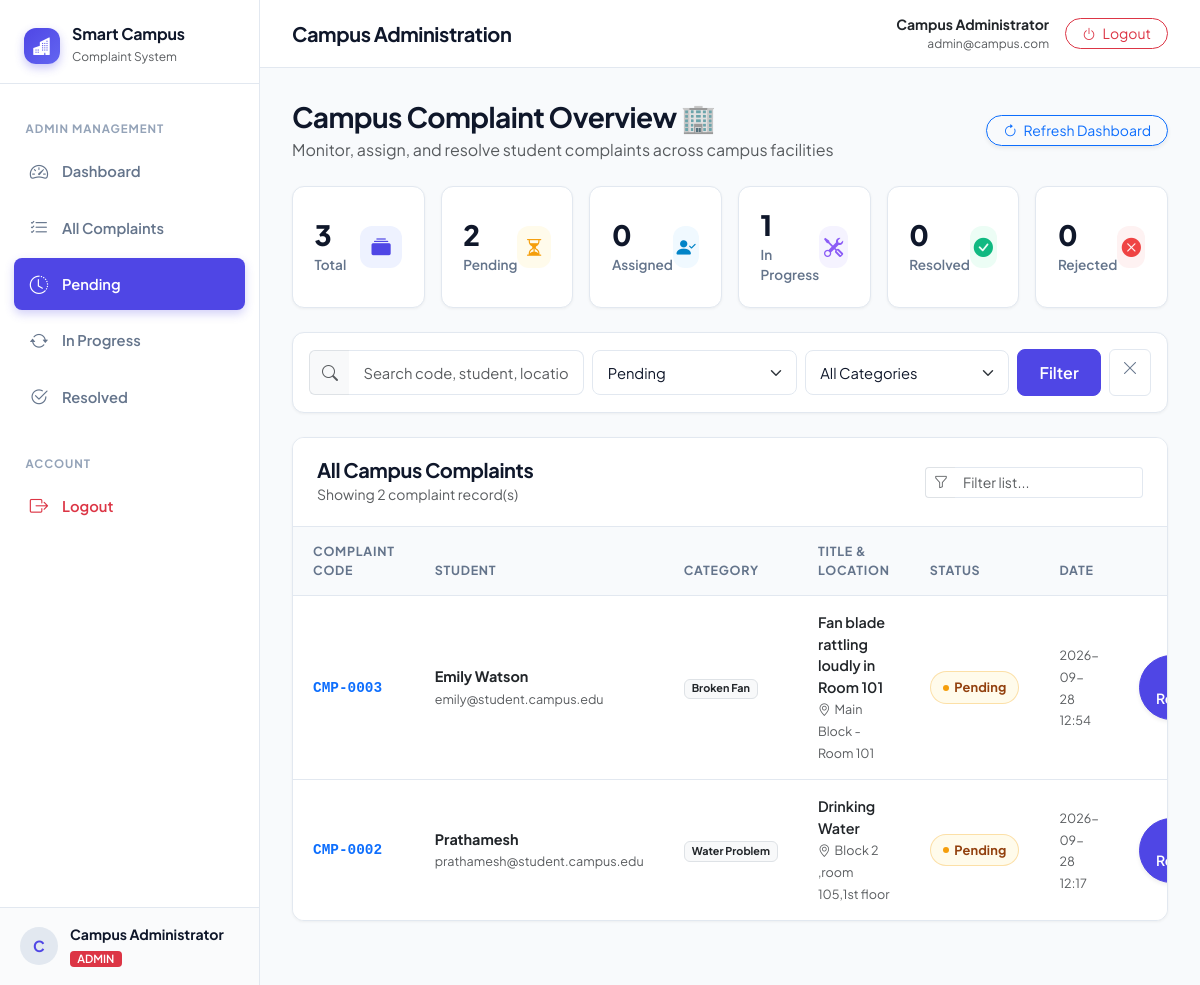
Screenshot of /admin/dashboard?status=Pending (signed in) with the database file from the repository.
### tables this page shows
CREATE TABLE complaints (
            id INTEGER PRIMARY KEY AUTOINCREMENT,
            complaint_code TEXT UNIQUE NOT NULL,
            student_id INTEGER NOT NULL,
            category TEXT NOT NULL,
            title TEXT NOT NULL,
            description TEXT NOT NULL,
            location TEXT NOT NULL,
            image_filename TEXT,
            status TEXT NOT NULL DEFAULT 'Pending',
            admin_remark TEXT,
            created_at TIMESTAMP DEFAULT CURRENT_TIMESTAMP,
            updated_at TIMESTAMP DEFAULT CURRENT_TIMESTAMP,
            FOREIGN KEY(student_id) REFERENCES users(id) ON DELETE CASCADE
        );

CREATE TABLE users (
            id INTEGER PRIMARY KEY AUTOINCREMENT,
            name TEXT NOT NULL,
            email TEXT UNIQUE NOT NULL,
            password TEXT NOT NULL,
            role TEXT NOT NULL DEFAULT 'student',
            created_at TIMESTAMP DEFAULT CURRENT_TIMESTAMP
        );

### app.py (the view)
@app.route("/admin/dashboard")
@admin_required
def admin_dashboard():
    db = get_db()
    cursor = db.cursor()
    cursor.execute("SELECT COUNT(*) as total FROM complaints")
    total_complaints = cursor.fetchone()["total"]
    cursor.execute("SELECT COUNT(*) as pending FROM complaints WHERE status = 'Pending'")
    pending_count = cursor.fetchone()["pending"]
    cursor.execute("SELECT COUNT(*) as assigned FROM complaints WHERE status = 'Assigned'")
    assigned_count = cursor.fetchone()["assigned"]
    cursor.execute("SELECT COUNT(*) as in_progress FROM complaints WHERE status = 'In Progress'")
    in_progress_count = cursor.fetchone()["in_progress"]
    cursor.execute("SELECT COUNT(*) as resolved FROM complaints WHERE status = 'Resolved'")
    resolved_count = cursor.fetchone()["resolved"]
    cursor.execute("SELECT COUNT(*) as rejected FROM complaints WHERE status = 'Rejected'")
    rejected_count = cursor.fetchone()["rejected"]
    status_filter = request.args.get("status", "").strip()
    category_filter = request.args.get("category", "").strip()
    search_query = request.args.get("q", "").strip()
    query = """
        SELECT c.*, u.name as student_name, u.email as student_email
        FROM complaints c
        JOIN users u ON c.student_id = u.id
        WHERE 1=1
    """
    params = []
    if status_filter and status_filter != "All":
        query += " AND c.status = ?"
        params.append(status_filter)
    if category_filter and category_filter != "All":
        query += " AND c.category = ?"
        params.append(category_filter)
    if search_query:
        query += " AND (c.complaint_code LIKE ? OR u.name LIKE ? OR c.location LIKE ? OR c.title LIKE ?)"
        wildcard = f"%{search_query}%"
        params.extend([wildcard, wildcard, wildcard, wildcard])
    query += " ORDER BY c.created_at DESC"
    cursor.execute(query, tuple(params))
    complaints = cursor.fetchall()
    return render_template(
        "admin_dashboard.html",
        total_complaints=total_complaints,
        pending_count=pending_count,
        assigned_count=assigned_count,
        in_progress_count=in_progress_count,
        resolved_count=resolved_count,
        rejected_count=rejected_count,
        complaints=complaints,
        categories=CATEGORIES,
        status_list=STATUS_LIST,
        selected_status=status_filter or "All",
        selected_category=category_filter or "All",
        search_query=search_query
    )

### app.py (called while the page is built)
def get_db():
    if "db" not in g:
        g.db = sqlite3.connect(DATABASE)
        g.db.row_factory = sqlite3.Row
        g.db.execute("PRAGMA foreign_keys = ON;")
    return g.db

@app.template_filter("format_datetime")
def format_datetime(value, fmt="%Y-%m-%d %H:%M"):
    if not value:
        return ""
    if isinstance(value, str):
        return value[:16]
    if hasattr(value, "strftime"):
        return value.strftime(fmt)
    return str(value)

def admin_required(f):
    @wraps(f)
    def decorated_function(*args, **kwargs):
        if "user_id" not in session:
            flash("Please log in as an administrator.", "warning")
            return redirect(url_for("login"))
        if session.get("role") != "admin":
            flash("Unauthorized access: Administrator privileges required.", "danger")
            return redirect(url_for("student_dashboard"))
        return f(*args, **kwargs)
    return decorated_function

### templates/admin_dashboard.html (shortened to what this page needs)
{% extends "base.html" %}
{% block page_heading %}Campus Administration{% endblock %}
{% block content %}
<div class="container-fluid px-0">
  <div class="d-flex flex-column flex-md-row justify-content-between align-items-md-center gap-3 mb-4">
    <div>
      <h3 class="fw-bold mb-1">Campus Complaint Overview 🏢</h3>
      <p class="text-muted mb-0">Monitor, assign, and resolve student complaints across campus facilities</p>
    </div>
    <div>
      <a href="{{ url_for('admin_dashboard') }}" class="btn btn-outline-primary btn-sm rounded-pill px-3 shadow-sm">
        <i class="bi bi-arrow-clockwise me-1"></i> Refresh Dashboard
      </a>
    </div>
  </div>
  <div class="row g-3 mb-4">
    <div class="col-6 col-md-4 col-xl-2">
      <a href="{{ url_for('admin_dashboard', status='All') }}" class="text-decoration-none">
        <div class="stat-card stat-primary">
          <div class="stat-info">
            <h3>{{ total_complaints }}</h3>
            <p>Total</p>
          </div>
          <div class="stat-icon" style="width: 42px; height: 42px; font-size: 1.2rem;">
            <i class="bi bi-collection-fill"></i>
          </div>
        </div>
      </a>
    </div>
    <div class="col-6 col-md-4 col-xl-2">
      <a href="{{ url_for('admin_dashboard', status='Pending') }}" class="text-decoration-none">
        <div class="stat-card stat-warning">
          <div class="stat-info">
            <h3>{{ pending_count }}</h3>
            <p>Pending</p>
          </div>
          <div class="stat-icon" style="width: 42px; height: 42px; font-size: 1.2rem;">
            <i class="bi bi-hourglass-split"></i>
          </div>
        </div>
      </a>
    </div>
    <div class="col-6 col-md-4 col-xl-2">
      <a href="{{ url_for('admin_dashboard', status='Assigned') }}" class="text-decoration-none">
        <div class="stat-card stat-info-theme">
          <div class="stat-info">
            <h3>{{ assigned_count }}</h3>
            <p>Assigned</p>
          </div>
          <div class="stat-icon" style="width: 42px; height: 42px; font-size: 1.2rem;">
            <i class="bi bi-person-check-fill"></i>
          </div>
        </div>
      </a>
    </div>
    <div class="col-6 col-md-4 col-xl-2">
      <a href="{{ url_for('admin_dashboard', status='In Progress') }}" class="text-decoration-none">
        <div class="stat-card stat-purple">
          <div class="stat-info">
            <h3>{{ in_progress_count }}</h3>
            <p>In Progress</p>
          </div>
          <div class="stat-icon" style="width: 42px; height: 42px; font-size: 1.2rem;">
            <i class="bi bi-tools"></i>
          </div>
        </div>
      </a>
    </div>
    <div class="col-6 col-md-4 col-xl-2">
      <a href="{{ url_for('admin_dashboard', status='Resolved') }}" class="text-decoration-none">
        <div class="stat-card stat-success">
          <div class="stat-info">
            <h3>{{ resolved_count }}</h3>
            <p>Resolved</p>
          </div>
          <div class="stat-icon" style="width: 42px; height: 42px; font-size: 1.2rem;">
            <i class="bi bi-check-circle-fill"></i>
          </div>
        </div>
      </a>
    </div>
    <div class="col-6 col-md-4 col-xl-2">
      <a href="{{ url_for('admin_dashboard', status='Rejected') }}" class="text-decoration-none">
        <div class="stat-card stat-danger">
          <div class="stat-info">
            <h3>{{ rejected_count }}</h3>
            <p>Rejected</p>
          </div>
          <div class="stat-icon" style="width: 42px; height: 42px; font-size: 1.2rem;">
            <i class="bi bi-x-circle-fill"></i>
          </div>
        </div>
      </a>
    </div>
  </div>
  <div class="custom-card mb-4">
    <div class="p-3">
      <form method="GET" action="{{ url_for('admin_dashboard') }}" class="row g-2 align-items-center">
        <div class="col-12 col-md-4">
          <div class="input-group">
            <span class="input-group-text bg-light border-end-0"><i class="bi bi-search text-muted"></i></span>
            <input
              type="text"
              name="q"
              class="form-control border-start-0"
              placeholder="Search code, student, location, title..."
              value="{{ search_query }}"
            >
          </div>
        </div>
        <div class="col-6 col-md-3">
          <select name="status" class="form-select" onchange="this.form.submit()">
            {% for st in status_list %}
              <option value="{{ st }}" {% if selected_status == st %}selected{% endif %}>{{ st }}</option>
            {% endfor %}
          </select>
        </div>
        <div class="col-6 col-md-3">
          <select name="category" class="form-select" onchange="this.form.submit()">
            <option value="All" {% if selected_category == 'All' %}selected{% endif %}>All Categories</option>
          </select>
        </div>
        <div class="col-12 col-md-2 d-flex gap-2">
          <button type="submit" class="btn btn-primary flex-fill">
            Filter
          </button>
          {% if search_query or selected_status != 'All' or selected_category != 'All' %}
            <a href="{{ url_for('admin_dashboard') }}" class="btn btn-outline-secondary" title="Reset Filters">
              <i class="bi bi-x-lg"></i>
            </a>
          {% endif %}
        </div>
      </form>
    </div>
  </div>
  <div class="custom-card">
    <div class="card-header-clean">
      <div>
        <h5 class="mb-0 fw-bold">All Campus Complaints</h5>
        <small class="text-muted">Showing {{ complaints | length }} complaint record(s)</small>
      </div>
      {% if complaints %}
      <div class="d-flex align-items-center gap-2">
        <div class="input-group input-group-sm" style="max-width: 220px;">
          <span class="input-group-text bg-white border-end-0"><i class="bi bi-funnel text-muted"></i></span>
          <input
            type="text"
            class="form-control border-start-0"
            id="clientTableSearch"
            placeholder="Filter list..."
          >
        </div>
      </div>
      {% endif %}
    </div>
    <div class="table-responsive">
      <table class="table table-custom table-hover align-middle mb-0" id="complaintsTable">
        <thead>
          <tr>
            <th>Complaint Code</th>
            <th>Student</th>
            <th>Category</th>
            <th>Title & Location</th>
            <th>Status</th>
            <th>Date</th>
            <th class="text-end">Action</th>
          </tr>
        </thead>
        <tbody>
          {% for cmp in complaints %}
            <tr>
              <td>
                <span class="fw-bold text-primary font-monospace">{{ cmp.complaint_code }}</span>
              </td>
              <td>
                <div>
                  <span class="fw-bold text-dark d-block">{{ cmp.student_name }}</span>
                  <small class="text-muted">{{ cmp.student_email }}</small>
                </div>
              </td>
              <td>
                <span class="badge bg-light text-dark border">{{ cmp.category }}</span>
              </td>
              <td>
                <span class="fw-semibold text-dark d-block">{{ cmp.title }}</span>
                <small class="text-muted"><i class="bi bi-geo-alt me-1"></i>{{ cmp.location }}</small>
              </td>
              <td>
                <span class="status-badge status-{{ cmp.status | replace(' ', '-') }}">
                  <span class="dot"></span>
                  {{ cmp.status }}
                </span>
              </td>
              <td>
                <span class="text-muted small">{{ cmp.created_at | format_datetime }}</span>
              </td>
              <td class="text-end">
                <a href="{{ url_for('admin_complaint_details', complaint_id=cmp.id) }}" class="btn btn-sm btn-primary rounded-pill px-3 shadow-sm">
                   Review
                </a>
              </td>
            </tr>
          {% endfor %}
        </tbody>
      </table>
    </div>
  </div>
</div>
{% endblock %}

### rows the page displays
complaints: complaint_code "CMP-0003", student_name "Emily Watson", student_email "emily@student.campus.edu", category "Broken Fan", title "Fan blade rattling loudly in Room 101", location "Main Block - Room 101", status "Pending", created_at "2026-09-28 12:54"
complaints: complaint_code "CMP-0002", student_name "Prathamesh", student_email "prathamesh@student.campus.edu", category "Water Problem", title "Drinking Water", location "Block 2 ,room 105,1st floor", status "Pending", created_at "2026-09-28 12:17"

### other values shown
{{ session.get('name', 'U')[0] | upper }} "C"
{{ session.get('name') }} "Campus Administrator"
{{ session.get('role') | upper }} "ADMIN"
{{ session.get('email') }} "admin@campus.com"
{{ total_complaints }} "3"
{{ pending_count }} "2"
{{ assigned_count }} "0"
{{ in_progress_count }} "1"
{{ resolved_count }} "0"
{{ rejected_count }} "0"
{{ complaints | length }} "2"
form field status "Pending"
